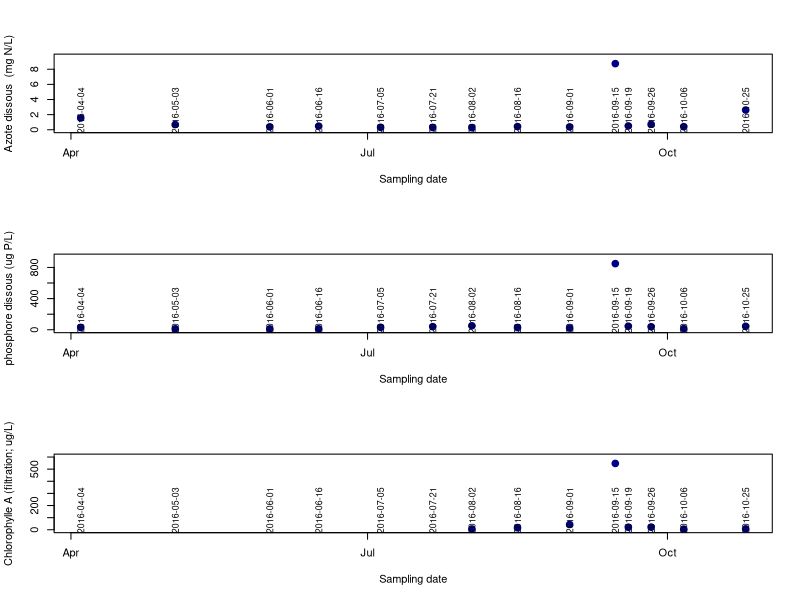
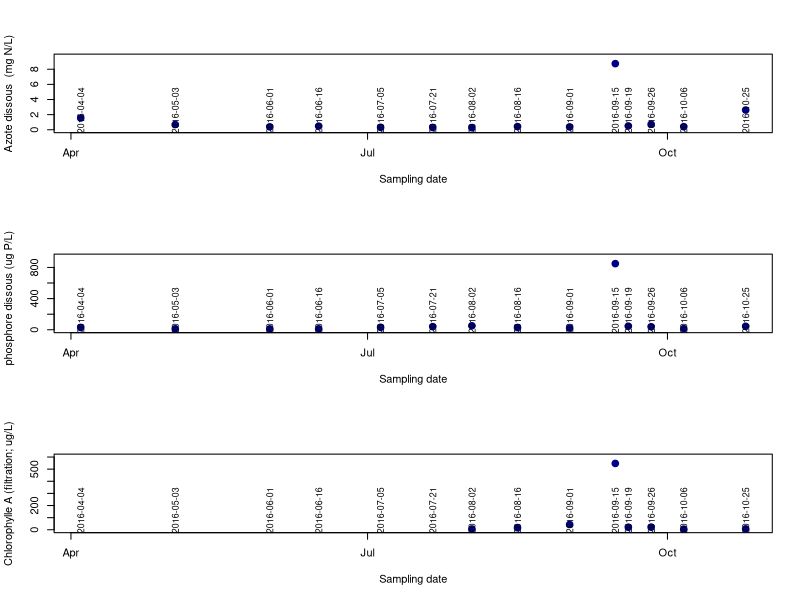

These charts were generated, in order, by the following R code:


setwd("/Users/jerry/Documents/CSBQ/shapiro")

library(lubridate)

#load env. data
env = read.table("results/GRDI_ECO_formated_Metadata_CNRC_2016_for_stats_Jesse_v1seb.txt",
                 header = F, stringsAsFactors = F,sep = "\t",comment.char = "",skip = 1)

header  = read.table("results/GRDI_ECO_formated_Metadata_CNRC_2016_for_stats_Jesse_v1seb.txt",
                   header = F, stringsAsFactors = F,sep = "\t",comment.char = "",nrows = 1)

env = env[,1:91]
colnames(env) = header[1,1:91]
env[,4] = mdy(paste(env[,4]," 2016"))

for(graph in c("pdf", "png"))
{
if(graph == "pdf") { dev.new(width=7, height=7,noRStudioGD = TRUE) }
if(graph == "png") { png("figures/environmental_data.png",width=7, res =400,height=7,units= 'in') }
par(mfrow = c(3,1))
#N (mg N/L)
plot(env[env[,3]=="station1",c(4,6)],type = "p",col = "darkblue",pch =20,cex =2,
     ylim = c(0,max(env[env[,3]=="station1",6])*1.1))
#points(env[env[,3]=="station1",c(4,6)],type = "l",col = "black",pch =20)
x = env[env[,3]=="station1",c(4)]
axis(3,at=x,labels=x,cex.axis=0.8,las=2,tick=F,line=-7)
#text(env[40,4]-15,env[40,6],env[40,4],xpd = T,col="darkblue")

#P (µg P/L)
plot(env[env[,3]=="station1",c(4,21)],type = "p",col = "darkblue",pch =20,cex =2,
     ylim = c(0,max(env[env[,3]=="station1",21])*1.1))
axis(3,at=x,labels=x,cex.axis=0.8,las=2,tick=F,line=-7)
#points(env[env[,3]=="station1",c(4,21)],type = "l",col = "black",pch =20)
#text(env[40,4]-15,env[40,21],env[40,4],xpd = T,col="darkblue")

#Chlorophyll (filtration; ug/L)
plot(env[env[,3]=="station1",c(4,27)],type = "p",col = "darkblue",pch =20,cex =2,
     ylim = c(0,600))
axis(3,at=x,labels=x,cex.axis=0.8,las=2,tick=F,line=-7)
#points(env[env[,3]=="station1",c(4,27)],type = "l",col = "black",pch =20)
#text(env[40,4]-15,as.numeric(env[40,27]),env[40,4],xpd = T,col="darkblue")


#PDF
if(graph == "pdf")  {  dev.print(device=pdf, "figures/environmental_data.pdf", onefile=FALSE)  }

dev.off()
}




